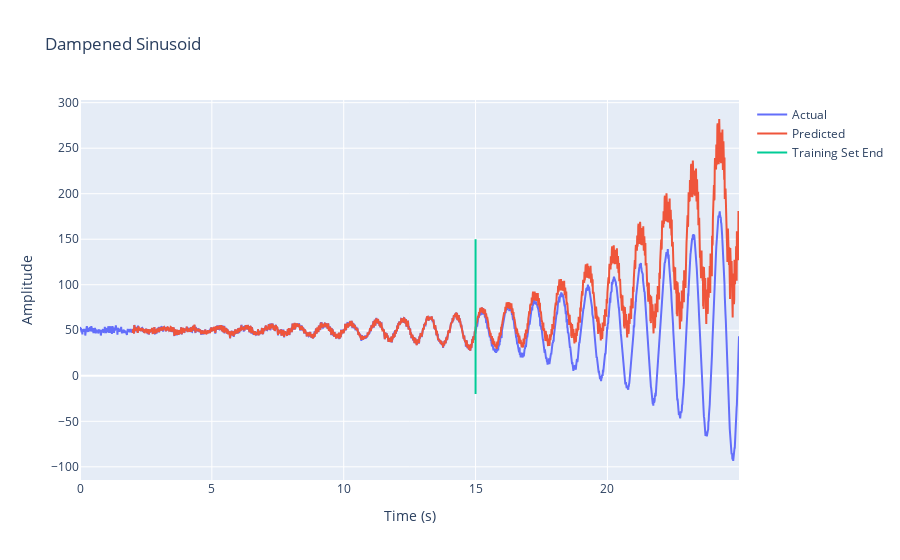

Notebook cell for this chart:
### Code cell
plot_results(t, y, y_pred, MAX_INDEX_TEST, MAX_INDEX_TRAIN, TS_LENGTH)

### Figure 1 — Plotly figure (JSON) as saved in the notebook; plotly's stock layout.template omitted (floating-point values rounded to 4 significant figures; data arrays with more than 128 entries replaced by an {"elided": "..."} marker saying what was removed)
{"data": [{"mode": "lines", "name": "Actual", "type": "scatter", "x": {"elided": "2500 float values"}, "y": {"elided": "2500 float values"}}, {"mode": "lines", "name": "Predicted", "type": "scatter", "x": {"elided": "2300 float values"}, "y": {"elided": "2300 float values"}}, {"mode": "lines", "name": "Training Set End", "type": "scatter", "x": [15, 15], "y": [-20, 150]}], "layout": {"title": {"text": "Dampened Sinusoid"}, "xaxis": {"title": {"text": "Time (s)"}}, "yaxis": {"title": {"text": "Amplitude"}}}}
